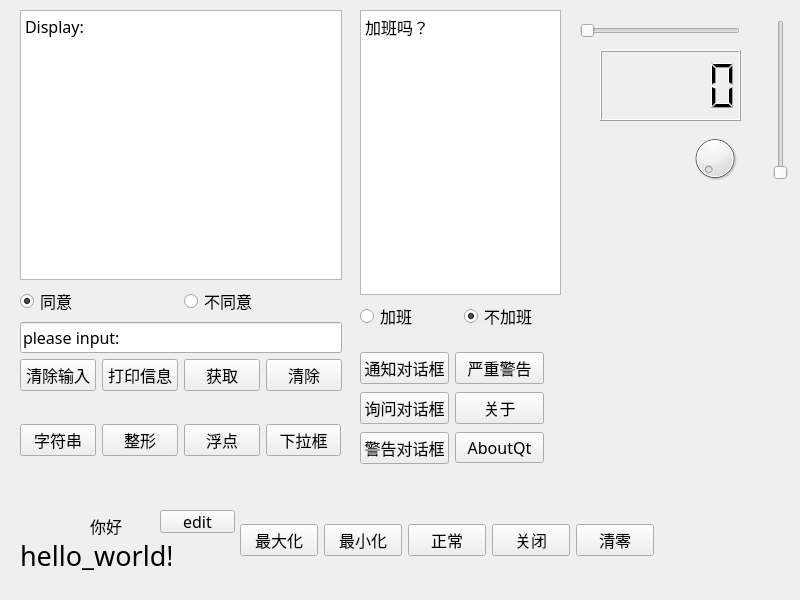
<?xml version="1.0" encoding="UTF-8"?>
<ui version="4.0">
 <class>MainWindow</class>
 <widget class="QMainWindow" name="MainWindow">
  <property name="geometry">
   <rect>
    <x>0</x>
    <y>0</y>
    <width>800</width>
    <height>600</height>
   </rect>
  </property>
  <property name="font">
   <font>
    <family>楷体</family>
    <pointsize>12</pointsize>
   </font>
  </property>
  <property name="windowTitle">
   <string>MainWindow</string>
  </property>
  <property name="toolTipDuration">
   <number>-1</number>
  </property>
  <widget class="QWidget" name="centralWidget">
   <widget class="QLabel" name="label">
    <property name="geometry">
     <rect>
      <x>90</x>
      <y>510</y>
      <width>61</width>
      <height>31</height>
     </rect>
    </property>
    <property name="text">
     <string>你好</string>
    </property>
   </widget>
   <widget class="QWidget" name="horizontalLayoutWidget">
    <property name="geometry">
     <rect>
      <x>240</x>
      <y>500</y>
      <width>414</width>
      <height>80</height>
     </rect>
    </property>
    <layout class="QHBoxLayout" name="horizontalLayout">
     <item>
      <widget class="QPushButton" name="pushButton_3">
       <property name="text">
        <string>最大化</string>
       </property>
      </widget>
     </item>
     <item>
      <widget class="QPushButton" name="pushButton_4">
       <property name="text">
        <string>最小化</string>
       </property>
      </widget>
     </item>
     <item>
      <widget class="QPushButton" name="pushButton_2">
       <property name="text">
        <string>正常</string>
       </property>
      </widget>
     </item>
     <item>
      <widget class="QPushButton" name="pushButton">
       <property name="text">
        <string>关闭</string>
       </property>
      </widget>
     </item>
     <item>
      <widget class="QPushButton" name="pushButton_5">
       <property name="text">
        <string>清零</string>
       </property>
      </widget>
     </item>
    </layout>
   </widget>
   <widget class="QLabel" name="label_2">
    <property name="geometry">
     <rect>
      <x>20</x>
      <y>520</y>
      <width>151</width>
      <height>71</height>
     </rect>
    </property>
    <property name="font">
     <font>
      <pointsize>20</pointsize>
     </font>
    </property>
    <property name="whatsThis">
     <string>&lt;html&gt;&lt;head/&gt;&lt;body&gt;&lt;p&gt;&lt;span style=&quot; color:#0000ff;&quot;&gt;hhh&lt;/span&gt;&lt;/p&gt;&lt;/body&gt;&lt;/html&gt;</string>
    </property>
    <property name="lineWidth">
     <number>1</number>
    </property>
    <property name="text">
     <string>hello_world!</string>
    </property>
   </widget>
   <widget class="QPushButton" name="pushButton_6">
    <property name="geometry">
     <rect>
      <x>160</x>
      <y>510</y>
      <width>75</width>
      <height>23</height>
     </rect>
    </property>
    <property name="text">
     <string>edit</string>
    </property>
   </widget>
   <widget class="QWidget" name="verticalLayoutWidget">
    <property name="geometry">
     <rect>
      <x>20</x>
      <y>10</y>
      <width>322</width>
      <height>381</height>
     </rect>
    </property>
    <layout class="QVBoxLayout" name="verticalLayout">
     <item>
      <layout class="QHBoxLayout" name="horizontalLayout_2">
       <item>
        <widget class="QTextBrowser" name="textBrowser">
         <property name="html">
          <string>&lt;!DOCTYPE HTML PUBLIC &quot;-//W3C//DTD HTML 4.0//EN&quot; &quot;http://www.w3.org/TR/REC-html40/strict.dtd&quot;&gt;
&lt;html&gt;&lt;head&gt;&lt;meta name=&quot;qrichtext&quot; content=&quot;1&quot; /&gt;&lt;style type=&quot;text/css&quot;&gt;
p, li { white-space: pre-wrap; }
&lt;/style&gt;&lt;/head&gt;&lt;body style=&quot; font-family:'楷体'; font-size:12pt; font-weight:400; font-style:normal;&quot;&gt;
&lt;p style=&quot; margin-top:0px; margin-bottom:0px; margin-left:0px; margin-right:0px; -qt-block-indent:0; text-indent:0px;&quot;&gt;Display:&lt;/p&gt;&lt;/body&gt;&lt;/html&gt;</string>
         </property>
        </widget>
       </item>
      </layout>
     </item>
     <item>
      <layout class="QHBoxLayout" name="horizontalLayout_3">
       <item>
        <widget class="QRadioButton" name="radioButton_ty">
         <property name="acceptDrops">
          <bool>false</bool>
         </property>
         <property name="text">
          <string>同意</string>
         </property>
         <property name="checked">
          <bool>true</bool>
         </property>
        </widget>
       </item>
       <item>
        <widget class="QRadioButton" name="radioButton_bty">
         <property name="text">
          <string>不同意</string>
         </property>
        </widget>
       </item>
      </layout>
     </item>
     <item>
      <widget class="QLineEdit" name="lineEdit">
       <property name="text">
        <string>please input:</string>
       </property>
      </widget>
     </item>
     <item>
      <layout class="QHBoxLayout" name="horizontalLayout_4">
       <item>
        <widget class="QPushButton" name="pushButton_7">
         <property name="text">
          <string>清除输入</string>
         </property>
        </widget>
       </item>
       <item>
        <widget class="QPushButton" name="pushButton_8">
         <property name="text">
          <string>打印信息</string>
         </property>
        </widget>
       </item>
       <item>
        <widget class="QPushButton" name="pushButton_9">
         <property name="text">
          <string>获取</string>
         </property>
        </widget>
       </item>
       <item>
        <widget class="QPushButton" name="pushButton_10">
         <property name="text">
          <string>清除</string>
         </property>
        </widget>
       </item>
      </layout>
     </item>
    </layout>
   </widget>
   <widget class="QWidget" name="verticalLayoutWidget_2">
    <property name="geometry">
     <rect>
      <x>360</x>
      <y>10</y>
      <width>201</width>
      <height>321</height>
     </rect>
    </property>
    <layout class="QVBoxLayout" name="verticalLayout_2">
     <item>
      <widget class="QTextBrowser" name="textBrowser_2">
       <property name="html">
        <string>&lt;!DOCTYPE HTML PUBLIC &quot;-//W3C//DTD HTML 4.0//EN&quot; &quot;http://www.w3.org/TR/REC-html40/strict.dtd&quot;&gt;
&lt;html&gt;&lt;head&gt;&lt;meta name=&quot;qrichtext&quot; content=&quot;1&quot; /&gt;&lt;style type=&quot;text/css&quot;&gt;
p, li { white-space: pre-wrap; }
&lt;/style&gt;&lt;/head&gt;&lt;body style=&quot; font-family:'楷体'; font-size:12pt; font-weight:400; font-style:normal;&quot;&gt;
&lt;p style=&quot; margin-top:0px; margin-bottom:0px; margin-left:0px; margin-right:0px; -qt-block-indent:0; text-indent:0px;&quot;&gt;加班吗？&lt;/p&gt;&lt;/body&gt;&lt;/html&gt;</string>
       </property>
      </widget>
     </item>
     <item>
      <layout class="QHBoxLayout" name="horizontalLayout_5">
       <item>
        <widget class="QRadioButton" name="radioButton_jb">
         <property name="text">
          <string>加班</string>
         </property>
        </widget>
       </item>
       <item>
        <widget class="QRadioButton" name="radioButton_bjb">
         <property name="text">
          <string>不加班</string>
         </property>
         <property name="checked">
          <bool>true</bool>
         </property>
        </widget>
       </item>
      </layout>
     </item>
    </layout>
   </widget>
   <widget class="QDial" name="dial">
    <property name="geometry">
     <rect>
      <x>690</x>
      <y>133</y>
      <width>50</width>
      <height>51</height>
     </rect>
    </property>
   </widget>
   <widget class="QLCDNumber" name="lcdNumber">
    <property name="geometry">
     <rect>
      <x>600</x>
      <y>50</y>
      <width>141</width>
      <height>71</height>
     </rect>
    </property>
   </widget>
   <widget class="QSlider" name="horizontalSlider">
    <property name="geometry">
     <rect>
      <x>580</x>
      <y>20</y>
      <width>160</width>
      <height>22</height>
     </rect>
    </property>
    <property name="orientation">
     <enum>Qt::Horizontal</enum>
    </property>
   </widget>
   <widget class="QSlider" name="verticalSlider">
    <property name="geometry">
     <rect>
      <x>770</x>
      <y>20</y>
      <width>22</width>
      <height>160</height>
     </rect>
    </property>
    <property name="orientation">
     <enum>Qt::Vertical</enum>
    </property>
   </widget>
   <widget class="QWidget" name="gridLayoutWidget">
    <property name="geometry">
     <rect>
      <x>360</x>
      <y>350</y>
      <width>184</width>
      <height>116</height>
     </rect>
    </property>
    <layout class="QGridLayout" name="gridLayout">
     <item row="1" column="1">
      <widget class="QPushButton" name="pushButton_gy">
       <property name="text">
        <string>关于</string>
       </property>
      </widget>
     </item>
     <item row="0" column="0">
      <widget class="QPushButton" name="pushButton_tz">
       <property name="text">
        <string>通知对话框</string>
       </property>
      </widget>
     </item>
     <item row="3" column="0">
      <widget class="QPushButton" name="pushButton_jg">
       <property name="text">
        <string>警告对话框</string>
       </property>
      </widget>
     </item>
     <item row="1" column="0">
      <widget class="QPushButton" name="pushButton_xw">
       <property name="text">
        <string>询问对话框</string>
       </property>
      </widget>
     </item>
     <item row="3" column="1">
      <widget class="QPushButton" name="pushButton_ab">
       <property name="text">
        <string>AboutQt</string>
       </property>
      </widget>
     </item>
     <item row="0" column="1">
      <widget class="QPushButton" name="pushButton_yz">
       <property name="text">
        <string>严重警告</string>
       </property>
      </widget>
     </item>
    </layout>
   </widget>
   <widget class="QWidget" name="horizontalLayoutWidget_2">
    <property name="geometry">
     <rect>
      <x>20</x>
      <y>400</y>
      <width>321</width>
      <height>80</height>
     </rect>
    </property>
    <layout class="QHBoxLayout" name="horizontalLayout_6">
     <item>
      <widget class="QPushButton" name="pushButton_zfc">
       <property name="text">
        <string>字符串</string>
       </property>
      </widget>
     </item>
     <item>
      <widget class="QPushButton" name="pushButton_zx">
       <property name="text">
        <string>整形</string>
       </property>
      </widget>
     </item>
     <item>
      <widget class="QPushButton" name="pushButton_fd">
       <property name="text">
        <string>浮点</string>
       </property>
      </widget>
     </item>
     <item>
      <widget class="QPushButton" name="pushButton_xlk">
       <property name="text">
        <string>下拉框</string>
       </property>
      </widget>
     </item>
    </layout>
   </widget>
  </widget>
 </widget>
 <resources/>
 <connections>
  <connection>
   <sender>pushButton_3</sender>
   <signal>clicked()</signal>
   <receiver>MainWindow</receiver>
   <slot>showMaximized()</slot>
   <hints>
    <hint type="sourcelabel">
     <x>197</x>
     <y>384</y>
    </hint>
    <hint type="destinationlabel">
     <x>195</x>
     <y>396</y>
    </hint>
   </hints>
  </connection>
  <connection>
   <sender>pushButton_4</sender>
   <signal>clicked()</signal>
   <receiver>MainWindow</receiver>
   <slot>showMinimized()</slot>
   <hints>
    <hint type="sourcelabel">
     <x>273</x>
     <y>375</y>
    </hint>
    <hint type="destinationlabel">
     <x>277</x>
     <y>393</y>
    </hint>
   </hints>
  </connection>
  <connection>
   <sender>pushButton_2</sender>
   <signal>clicked()</signal>
   <receiver>MainWindow</receiver>
   <slot>showNormal()</slot>
   <hints>
    <hint type="sourcelabel">
     <x>381</x>
     <y>377</y>
    </hint>
    <hint type="destinationlabel">
     <x>379</x>
     <y>392</y>
    </hint>
   </hints>
  </connection>
  <connection>
   <sender>pushButton</sender>
   <signal>clicked()</signal>
   <receiver>MainWindow</receiver>
   <slot>close()</slot>
   <hints>
    <hint type="sourcelabel">
     <x>444</x>
     <y>383</y>
    </hint>
    <hint type="destinationlabel">
     <x>475</x>
     <y>393</y>
    </hint>
   </hints>
  </connection>
  <connection>
   <sender>pushButton_5</sender>
   <signal>clicked()</signal>
   <receiver>label_2</receiver>
   <slot>clear()</slot>
   <hints>
    <hint type="sourcelabel">
     <x>523</x>
     <y>368</y>
    </hint>
    <hint type="destinationlabel">
     <x>443</x>
     <y>176</y>
    </hint>
   </hints>
  </connection>
 </connections>
</ui>
